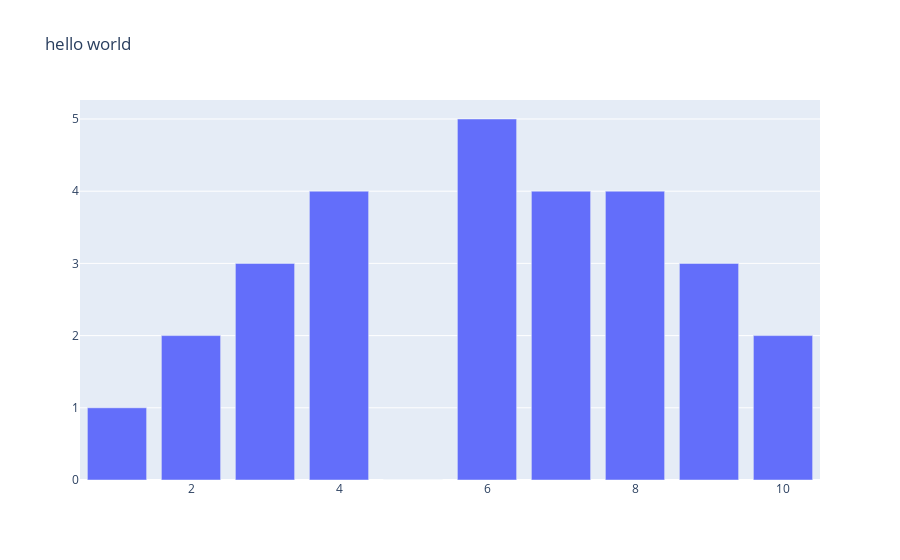

This figure's notebook cell:
### Code cell
layout = dict(title='Bar Chart', xaxis= dict(title='x-axis', yaxis=dict(title='y-axis')))
fig = go.Figure(data)
fig.update_layout(title_text='hello world')
fig.show()

### Figure 1 — Plotly figure (JSON) as saved in the notebook; plotly's stock layout.template omitted (floating-point values rounded to 4 significant figures)
{"data": [{"type": "bar", "x": [1, 2, 3, 4, 5, 6, 7, 8, 9, 10], "y": [1, 2, 3, 4, 0, 5, 4, 4, 3, 2, 1]}], "layout": {"title": {"text": "hello world"}}}
